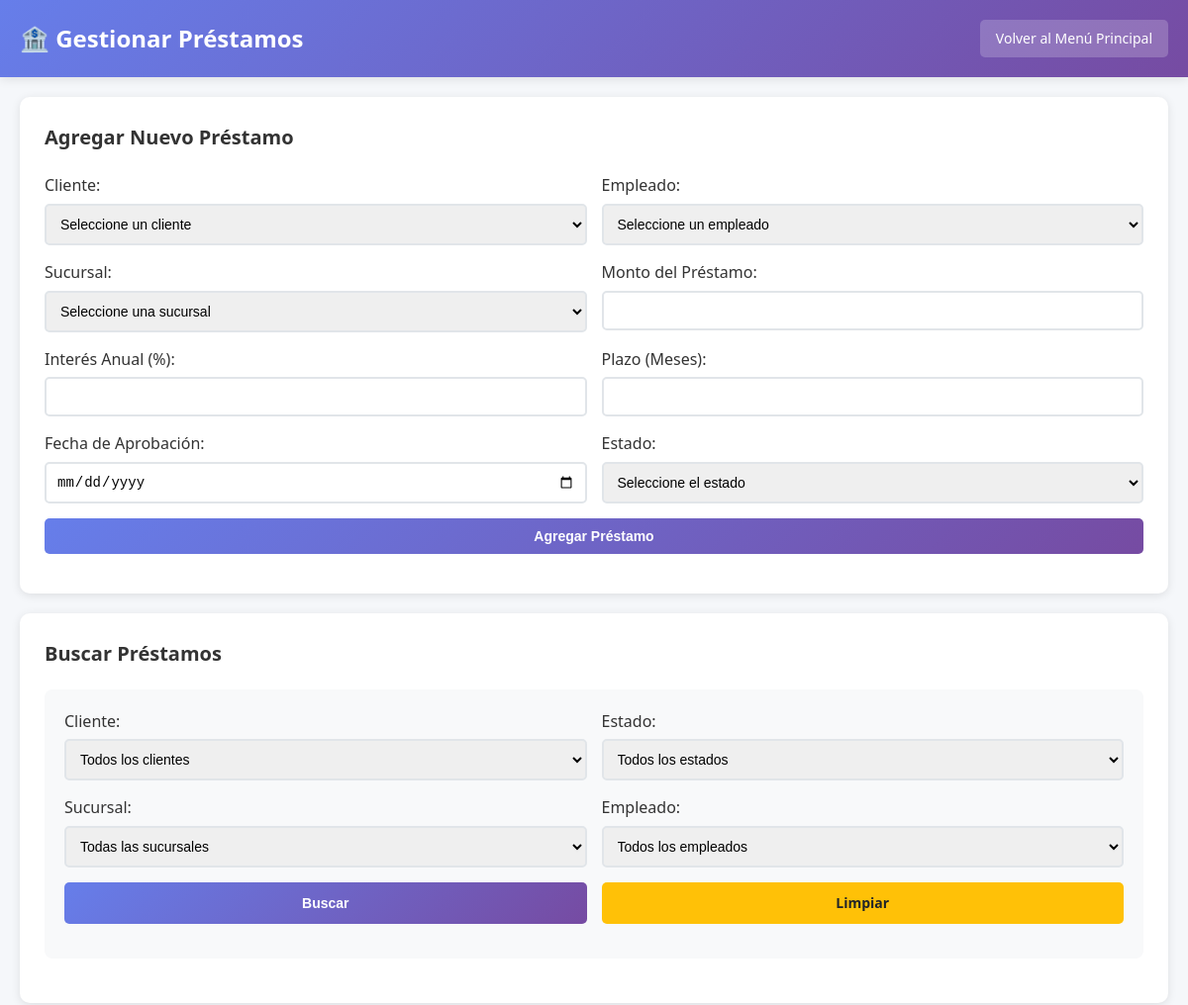
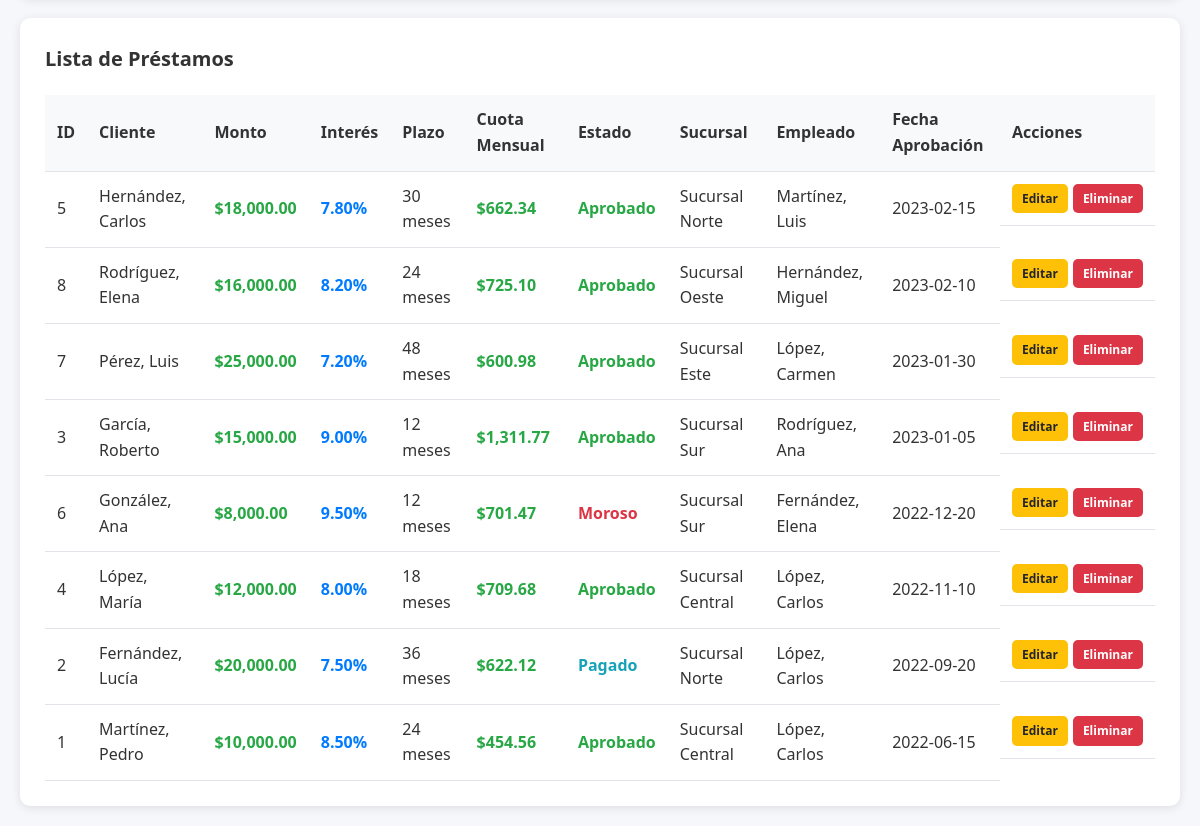
Screenshot of /crud_prestamos.php (signed in) with the database file from the repository (2 pictures, top to bottom).
### tables this page shows
CREATE TABLE Prestamo (
    prestamo_id INT AUTO_INCREMENT PRIMARY KEY,
    cliente_id INT NOT NULL,
    empleado_id INT NOT NULL,
    sucursal_id INT NOT NULL,
    monto DECIMAL(15,2) NOT NULL,
    interes DECIMAL(5,2) NOT NULL,
    plazo_meses INT NOT NULL,
    fecha_aprobacion DATE NOT NULL,
    estado ENUM('Aprobado', 'Pagado', 'Moroso', 'Cancelado') NOT NULL DEFAULT 'Aprobado',
    FOREIGN KEY (cliente_id) REFERENCES Cliente(cliente_id) ON DELETE CASCADE,
    FOREIGN KEY (empleado_id) REFERENCES Empleado(empleado_id) ON DELETE CASCADE,
    FOREIGN KEY (sucursal_id) REFERENCES Sucursal(sucursal_id) ON DELETE CASCADE
);

CREATE TABLE Cliente (
    cliente_id INT AUTO_INCREMENT PRIMARY KEY,
    nombre VARCHAR(100) NOT NULL,
    apellido VARCHAR(100) NOT NULL,
    direccion VARCHAR(200),
    telefono VARCHAR(15),
    email VARCHAR(100) UNIQUE,
    fecha_registro DATE NOT NULL DEFAULT CURRENT_DATE
);

CREATE TABLE Sucursal (
    sucursal_id INT AUTO_INCREMENT PRIMARY KEY,
    nombre VARCHAR(100) NOT NULL,
    direccion VARCHAR(200) NOT NULL,
    telefono VARCHAR(15) NOT NULL,
    fecha_apertura DATE NOT NULL
);

CREATE TABLE Empleado (
    empleado_id INT AUTO_INCREMENT PRIMARY KEY,
    sucursal_id INT NOT NULL,
    nombre VARCHAR(100) NOT NULL,
    apellido VARCHAR(100) NOT NULL,
    puesto VARCHAR(50) NOT NULL,
    telefono VARCHAR(15),
    email VARCHAR(100) UNIQUE,
    fecha_contratacion DATE NOT NULL,
    FOREIGN KEY (sucursal_id) REFERENCES Sucursal(sucursal_id) ON DELETE CASCADE
);

### config.php (called while the page is built, shortened)
<?php
function tienePermiso($rol, $accion, $tabla) {
    $matrizPermisos = [
        'Administrador' => [
            'Sucursal' => ['C', 'R', 'U', 'D'],
            'Empleado' => ['C', 'R', 'U', 'D'],
            'Cliente' => ['C', 'R', 'U', 'D'],
            'Cuenta' => ['C', 'R', 'U', 'D'],
            'Transaccion' => ['C', 'R', 'U', 'D'],
            'Prestamo' => ['C', 'R', 'U', 'D'],
            'TarjetaCredito' => ['C', 'R', 'U', 'D'],
            'Usuario' => ['C', 'R', 'U', 'D']
        ],
        'Desarrollador' => [
            'Cuenta' => ['C', 'R', 'U', 'D'],
            'Transaccion' => ['C', 'R', 'U', 'D'],
            'TarjetaCredito' => ['C', 'R', 'U', 'D'],
            'Cliente' => ['R'],
            'Empleado' => ['R']
        ],
        'Supervisor' => [
            'Cuenta' => ['R'],
            'Transaccion' => ['R'],
            'Prestamo' => ['R'],
            'TarjetaCredito' => ['R'],
            'Cliente' => ['R']
        ]
    ];
    return isset($matrizPermisos[$rol][$tabla]) && in_array($accion, $matrizPermisos[$rol][$tabla]);
}
?>

### crud_prestamos.php (the view, shortened to what this page needs)
<?php
require_once 'config.php';
$rol = $_SESSION['rol'];
$where_clause = "1=1";
$prestamo_editar = null;
$sql = "SELECT p.*,
               cl.nombre as cliente_nombre, cl.apellido as cliente_apellido,
               e.nombre as empleado_nombre, e.apellido as empleado_apellido,
               s.nombre as sucursal_nombre
        FROM Prestamo p
        LEFT JOIN Cliente cl ON p.cliente_id = cl.cliente_id
        LEFT JOIN Empleado e ON p.empleado_id = e.empleado_id
        LEFT JOIN Sucursal s ON p.sucursal_id = s.sucursal_id
        WHERE $where_clause ORDER BY p.fecha_aprobacion DESC";
$stmt = $conn->prepare($sql);
$stmt->execute();
$result = $stmt->get_result();
$prestamos = $result->fetch_all(MYSQLI_ASSOC);
function calcularCuotaMensual($monto, $interes, $plazo_meses) {
    $tasa_mensual = $interes / 100 / 12;
    return $monto * ($tasa_mensual * pow(1 + $tasa_mensual, $plazo_meses)) / (pow(1 + $tasa_mensual, $plazo_meses) - 1);
}
?>
<!DOCTYPE html>
<html lang="es">
<head>
</head>
<body>
    <div class="header">
        <div class="header-content">
            <h1>🏦 Gestionar Préstamos</h1>
            <a href="index.php" class="back-btn">Volver al Menú Principal</a>
        </div>
    </div>
    <div class="container">
        <?php if (tienePermiso($rol, 'C', 'Prestamo') || tienePermiso($rol, 'U', 'Prestamo')): ?>
        <div class="form-section">
            <h2><?php echo $prestamo_editar ? 'Editar Préstamo' : 'Agregar Nuevo Préstamo'; ?></h2>
            <form method="POST">
                <div class="form-row">
                    <div class="form-group">
                        <label for="cliente_id">Cliente:</label>
                        <select id="cliente_id" name="cliente_id" required>
                            <option value="">Seleccione un cliente</option>
                        </select>
                    </div>
                    <div class="form-group">
                        <label for="empleado_id">Empleado:</label>
                        <select id="empleado_id" name="empleado_id" required>
                            <option value="">Seleccione un empleado</option>
                        </select>
                    </div>
                </div>
                <div class="form-row">
                    <div class="form-group">
                        <label for="sucursal_id">Sucursal:</label>
                        <select id="sucursal_id" name="sucursal_id" required>
                            <option value="">Seleccione una sucursal</option>
                        </select>
                    </div>
                    <div class="form-group">
                        <label for="monto">Monto del Préstamo:</label>
                        <input type="number" id="monto" name="monto" step="0.01" min="0" value="<?php echo $prestamo_editar ? $prestamo_editar['monto'] : ''; ?>" required>
                    </div>
                </div>
                <div class="form-row">
                    <div class="form-group">
                        <label for="interes">Interés Anual (%):</label>
                        <input type="number" id="interes" name="interes" step="0.01" min="0" max="100" value="<?php echo $prestamo_editar ? $prestamo_editar['interes'] : ''; ?>" required>
                    </div>
                    <div class="form-group">
                        <label for="plazo_meses">Plazo (Meses):</label>
                        <input type="number" id="plazo_meses" name="plazo_meses" min="1" max="360" value="<?php echo $prestamo_editar ? $prestamo_editar['plazo_meses'] : ''; ?>" required>
                    </div>
                </div>
                <div class="form-row">
                    <div class="form-group">
                        <label for="fecha_aprobacion">Fecha de Aprobación:</label>
                        <input type="date" id="fecha_aprobacion" name="fecha_aprobacion" value="<?php echo $prestamo_editar ? $prestamo_editar['fecha_aprobacion'] : ''; ?>" required>
                    </div>
                    <div class="form-group">
                        <label for="estado">Estado:</label>
                        <select id="estado" name="estado" required>
                            <option value="">Seleccione el estado</option>
                        </select>
                    </div>
                </div>
                <div class="form-row">
                    <?php if ($prestamo_editar): ?>
                        <button type="submit" name="editar" class="btn btn-primary">Actualizar Préstamo</button>
                        <a href="crud_prestamos.php" class="btn btn-warning">Cancelar</a>
                    <?php else: ?>
                        <button type="submit" name="agregar" class="btn btn-primary">Agregar Préstamo</button>
                    <?php endif; ?>
                </div>
            </form>
        </div>
        <?php endif; ?>
        <div class="form-section">
            <h2>Buscar Préstamos</h2>
            <form method="POST" class="search-form">
                <div class="form-row">
                    <div class="form-group">
                        <label for="cliente_id_buscar">Cliente:</label>
                        <select id="cliente_id_buscar" name="cliente_id">
                            <option value="">Todos los clientes</option>
                        </select>
                    </div>
                    <div class="form-group">
                        <label for="estado_buscar">Estado:</label>
                        <select id="estado_buscar" name="estado">
                            <option value="">Todos los estados</option>
                        </select>
                    </div>
                </div>
                <div class="form-row">
                    <div class="form-group">
                        <label for="sucursal_id_buscar">Sucursal:</label>
                        <select id="sucursal_id_buscar" name="sucursal_id">
                            <option value="">Todas las sucursales</option>
                        </select>
                    </div>
                    <div class="form-group">
                        <label for="empleado_id_buscar">Empleado:</label>
                        <select id="empleado_id_buscar" name="empleado_id">
                            <option value="">Todos los empleados</option>
                        </select>
                    </div>
                </div>
                <div class="form-row">
                    <button type="submit" name="buscar" class="btn btn-primary">Buscar</button>
                    <a href="crud_prestamos.php" class="btn btn-warning">Limpiar</a>
                </div>
            </form>
        </div>
        <div class="table-section">
            <h2>Lista de Préstamos</h2>
            <table>
                <thead>
                    <tr>
                        <th>ID</th>
                        <th>Cliente</th>
                        <th>Monto</th>
                        <th>Interés</th>
                        <th>Plazo</th>
                        <th>Cuota Mensual</th>
                        <th>Estado</th>
                        <th>Sucursal</th>
                        <th>Empleado</th>
                        <th>Fecha Aprobación</th>
                        <th>Acciones</th>
                    </tr>
                </thead>
                <tbody>
                    <?php if (empty($prestamos)): ?>
                        <tr>
                            <td colspan="11" style="text-align: center; color: #666;">No se encontraron préstamos.</td>
                        </tr>
                    <?php else: ?>
                        <?php foreach ($prestamos as $prestamo): ?>
                            <?php $cuota_mensual = calcularCuotaMensual($prestamo['monto'], $prestamo['interes'], $prestamo['plazo_meses']); ?>
                            <tr>
                                <td><?php echo htmlspecialchars($prestamo['prestamo_id']); ?></td>
                                <td><?php echo htmlspecialchars($prestamo['cliente_apellido'] . ', ' . $prestamo['cliente_nombre']); ?></td>
                                <td class="monto">$<?php echo number_format($prestamo['monto'], 2); ?></td>
                                <td class="interes"><?php echo number_format($prestamo['interes'], 2); ?>%</td>
                                <td><?php echo htmlspecialchars($prestamo['plazo_meses']); ?> meses</td>
                                <td class="monto">$<?php echo number_format($cuota_mensual, 2); ?></td>
                                <td class="estado-<?php echo strtolower($prestamo['estado']); ?>"><?php echo htmlspecialchars($prestamo['estado']); ?></td>
                                <td><?php echo htmlspecialchars($prestamo['sucursal_nombre']); ?></td>
                                <td><?php echo htmlspecialchars($prestamo['empleado_apellido'] . ', ' . $prestamo['empleado_nombre']); ?></td>
                                <td><?php echo htmlspecialchars($prestamo['fecha_aprobacion']); ?></td>
                                <td class="actions">
                                    <?php if (tienePermiso($rol, 'U', 'Prestamo')): ?>
                                        <a href="?editar=<?php echo $prestamo['prestamo_id']; ?>" class="btn btn-warning btn-sm">Editar</a>
                                    <?php endif; ?>
                                    <?php if (tienePermiso($rol, 'D', 'Prestamo')): ?>
                                        <a href="?eliminar=<?php echo $prestamo['prestamo_id']; ?>" class="btn btn-danger btn-sm" onclick="return confirm('¿Está seguro de que desea eliminar este préstamo?')">Eliminar</a>
                                    <?php endif; ?>
                                </td>
                            </tr>
                        <?php endforeach; ?>
                    <?php endif; ?>
                </tbody>
            </table>
        </div>
    </div>
</body>
</html>

### crud_prestamos.php (style rules this page uses)
* { margin: 0; padding: 0; box-sizing: border-box; }
body { font-family: 'Segoe UI', Tahoma, Geneva, Verdana, sans-serif; background: #f5f7fa; color: #333; line-height: 1.6; }
.header { background: linear-gradient(135deg, #667eea 0%, #764ba2 100%); color: white; padding: 20px 0; box-shadow: 0 2px 10px rgba(0,0,0,0.1); }
.header-content { max-width: 1200px; margin: 0 auto; padding: 0 20px; display: flex; justify-content: space-between; align-items: center; }
.header h1 { font-size: 24px; font-weight: 600; }
.back-btn { background: rgba(255,255,255,0.2); color: white; border: none; padding: 8px 16px; border-radius: 5px; cursor: pointer; text-decoration: none; font-size: 14px; transition: background 0.3s ease; }
.container { max-width: 1200px; margin: 0 auto; padding: 20px; }
.form-section { background: white; padding: 25px; border-radius: 10px; box-shadow: 0 2px 10px rgba(0,0,0,0.1); margin-bottom: 20px; }
.form-section h2 { color: #333; margin-bottom: 20px; font-size: 20px; }
.form-row { display: grid; grid-template-columns: repeat(auto-fit, minmax(250px, 1fr)); gap: 15px; margin-bottom: 15px; }
.form-group { display: flex; flex-direction: column; }
.form-group label { margin-bottom: 5px; font-weight: 500; color: #333; }
.form-group input, .form-group select { padding: 10px; border: 2px solid #e1e5e9; border-radius: 5px; font-size: 14px; transition: border-color 0.3s ease; }
.btn { padding: 10px 20px; border: none; border-radius: 5px; cursor: pointer; font-size: 14px; font-weight: 600; transition: all 0.3s ease; text-decoration: none; display: inline-block; text-align: center; }
.btn-primary { background: linear-gradient(135deg, #667eea 0%, #764ba2 100%); color: white; }
.btn-danger { background: #dc3545; color: white; }
.btn-warning { background: #ffc107; color: #212529; }
.table-section { background: white; padding: 25px; border-radius: 10px; box-shadow: 0 2px 10px rgba(0,0,0,0.1); }
.table-section h2 { color: #333; margin-bottom: 20px; font-size: 20px; }
.search-form { background: #f8f9fa; padding: 20px; border-radius: 8px; margin-bottom: 20px; }
table { width: 100%; border-collapse: collapse; margin-top: 20px; }
th, td { padding: 12px; text-align: left; border-bottom: 1px solid #e1e5e9; }
th { background: #f8f9fa; font-weight: 600; color: #333; }
.actions { display: flex; gap: 5px; }
.btn-sm { padding: 5px 10px; font-size: 12px; }
.monto { font-weight: 600; color: #28a745; }
.interes { font-weight: 600; color: #007bff; }
.estado-aprobado { color: #28a745; font-weight: 600; }
.estado-pagado { color: #17a2b8; font-weight: 600; }
.estado-moroso { color: #dc3545; font-weight: 600; }

### rows the page displays
prestamo: prestamo_id "5", cliente.nombre "Hernández, Carlos", monto "18,000.00", interes "7.80", plazo_meses "30", cuota_mensual "662.34", estado "Aprobado", sucursal.nombre "Sucursal Norte", empleado.nombre "Martínez, Luis", fecha_aprobacion "2023-02-15"
prestamo: prestamo_id "8", cliente.nombre "Rodríguez, Elena", monto "16,000.00", interes "8.20", plazo_meses "24", cuota_mensual "725.10", estado "Aprobado", sucursal.nombre "Sucursal Oeste", empleado.nombre "Hernández, Miguel", fecha_aprobacion "2023-02-10"
prestamo: prestamo_id "7", cliente.nombre "Pérez, Luis", monto "25,000.00", interes "7.20", plazo_meses "48", cuota_mensual "600.98", estado "Aprobado", sucursal.nombre "Sucursal Este", empleado.nombre "López, Carmen", fecha_aprobacion "2023-01-30"
prestamo: prestamo_id "3", cliente.nombre "García, Roberto", monto "15,000.00", interes "9.00", plazo_meses "12", cuota_mensual "1,311.77", estado "Aprobado", sucursal.nombre "Sucursal Sur", empleado.nombre "Rodríguez, Ana", fecha_aprobacion "2023-01-05"
prestamo: prestamo_id "6", cliente.nombre "González, Ana", monto "8,000.00", interes "9.50", plazo_meses "12", cuota_mensual "701.47", estado "Moroso", sucursal.nombre "Sucursal Sur", empleado.nombre "Fernández, Elena", fecha_aprobacion "2022-12-20"
prestamo: prestamo_id "4", cliente.nombre "López, María", monto "12,000.00", interes "8.00", plazo_meses "18", cuota_mensual "709.68", estado "Aprobado", sucursal.nombre "Sucursal Central", empleado.nombre "López, Carlos", fecha_aprobacion "2022-11-10"
prestamo: prestamo_id "2", cliente.nombre "Fernández, Lucía", monto "20,000.00", interes "7.50", plazo_meses "36", cuota_mensual "622.12", estado "Pagado", sucursal.nombre "Sucursal Norte", empleado.nombre "López, Carlos", fecha_aprobacion "2022-09-20"
prestamo: prestamo_id "1", cliente.nombre "Martínez, Pedro", monto "10,000.00", interes "8.50", plazo_meses "24", cuota_mensual "454.56", estado "Aprobado", sucursal.nombre "Sucursal Central", empleado.nombre "López, Carlos", fecha_aprobacion "2022-06-15"
